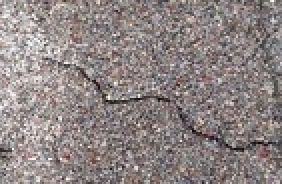
%> input picture ImageProcessing-2/SourceCode/gui-2/def1.jpg, 141 x 92 px, shrunk from 225 x 147 before the run (shown 2 times larger)
$ octave --eval "result = defect2;"   (GNU Octave 9; MATLAB toolbox functions it lacks are replaced by stand-ins)
%> lines starting %> are read from the running program, lines starting %| are printed output that depends on the picture; in (x1, y1, x2, y2) boxes, pixels count from 0 and x2, y2 are one past the last pixel; in counts of white or black regions, pixels touching at a corner belong together; the program's own positions count from 1
function [output1  output2 output3 output4] = defect2()

I = imread('def1.jpg');
%> I is the input picture: size 92x141x3 uint8; mean R, G, B 142.4, 132.8, 132.1
output1 = I;
I_g = rgb2gray(I);
I_bw = im2bw(I_g,0.3);
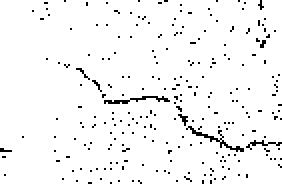
%> I_bw: size 92x141 logical (shown 2 times larger); 96.1% white; black in thin lines or dots
output2 = I_bw;
se = strel('square',2);

im_di = imdilate(I_bw,se);
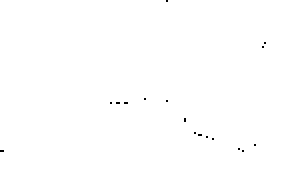
%> im_di: size 92x141 logical (shown 2 times larger); 99.8% white; black in thin lines or dots, all inside (x1, y1, x2, y2) = (0, 0, 133, 76)
output3 = im_di;

se = strel('square',5);

im_op = imopen(im_di,se);
output4 = im_op;

end
